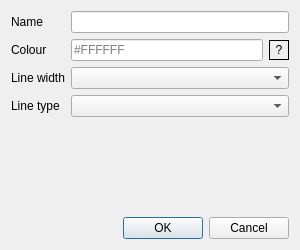
<?xml version="1.0" encoding="UTF-8"?>
<ui version="4.0">
 <class>TT_DialogLayerEdit</class>
 <widget class="QDialog" name="TT_DialogLayerEdit">
  <property name="geometry">
   <rect>
    <x>0</x>
    <y>0</y>
    <width>300</width>
    <height>250</height>
   </rect>
  </property>
  <property name="windowTitle">
   <string>Edit a layer</string>
  </property>
  <layout class="QVBoxLayout" name="verticalLayout">
   <item>
    <layout class="QGridLayout" name="gridLayout">
     <item row="0" column="0">
      <widget class="QLabel" name="lb_name">
       <property name="text">
        <string>Name</string>
       </property>
      </widget>
     </item>
     <item row="0" column="1">
      <widget class="QLineEdit" name="le_name"/>
     </item>
     <item row="1" column="0">
      <widget class="QLabel" name="lb_colour">
       <property name="text">
        <string>Colour</string>
       </property>
      </widget>
     </item>
     <item row="1" column="1">
      <layout class="QHBoxLayout" name="horizontalLayout">
       <item>
        <widget class="QLineEdit" name="le_colour">
         <property name="placeholderText">
          <string>#FFFFFF</string>
         </property>
        </widget>
       </item>
       <item>
        <widget class="QLabel" name="lb_colourPreview">
         <property name="minimumSize">
          <size>
           <width>20</width>
           <height>20</height>
          </size>
         </property>
         <property name="maximumSize">
          <size>
           <width>20</width>
           <height>20</height>
          </size>
         </property>
         <property name="frameShape">
          <enum>QFrame::Shape::Box</enum>
         </property>
         <property name="text">
          <string>?</string>
         </property>
         <property name="alignment">
          <set>Qt::AlignmentFlag::AlignCenter</set>
         </property>
        </widget>
       </item>
      </layout>
     </item>
     <item row="2" column="0">
      <widget class="QLabel" name="lb_lineWidth">
       <property name="text">
        <string>Line width</string>
       </property>
      </widget>
     </item>
     <item row="2" column="1">
      <widget class="QComboBox" name="cb_lineWidth"/>
     </item>
     <item row="3" column="0">
      <widget class="QLabel" name="lb_lineType">
       <property name="text">
        <string>Line type</string>
       </property>
      </widget>
     </item>
     <item row="3" column="1">
      <widget class="QComboBox" name="cb_lineType"/>
     </item>
    </layout>
   </item>
   <item>
    <spacer name="verticalSpacer">
     <property name="orientation">
      <enum>Qt::Orientation::Vertical</enum>
     </property>
     <property name="sizeHint" stdset="0">
      <size>
       <width>20</width>
       <height>40</height>
      </size>
     </property>
    </spacer>
   </item>
   <item>
    <widget class="QDialogButtonBox" name="buttonBox">
     <property name="orientation">
      <enum>Qt::Orientation::Horizontal</enum>
     </property>
     <property name="standardButtons">
      <set>QDialogButtonBox::StandardButton::Cancel|QDialogButtonBox::StandardButton::Ok</set>
     </property>
    </widget>
   </item>
  </layout>
 </widget>
 <resources/>
 <connections>
  <connection>
   <sender>buttonBox</sender>
   <signal>accepted()</signal>
   <receiver>TT_DialogLayerEdit</receiver>
   <slot>slot_validateInputs()</slot>
   <hints>
    <hint type="sourcelabel">
     <x>248</x>
     <y>254</y>
    </hint>
    <hint type="destinationlabel">
     <x>157</x>
     <y>274</y>
    </hint>
   </hints>
  </connection>
  <connection>
   <sender>buttonBox</sender>
   <signal>rejected()</signal>
   <receiver>TT_DialogLayerEdit</receiver>
   <slot>reject()</slot>
   <hints>
    <hint type="sourcelabel">
     <x>316</x>
     <y>260</y>
    </hint>
    <hint type="destinationlabel">
     <x>286</x>
     <y>274</y>
    </hint>
   </hints>
  </connection>
  <connection>
   <sender>le_colour</sender>
   <signal>textChanged(QString)</signal>
   <receiver>TT_DialogLayerEdit</receiver>
   <slot>slot_leColourTextChanged()</slot>
   <hints>
    <hint type="sourcelabel">
     <x>176</x>
     <y>57</y>
    </hint>
    <hint type="destinationlabel">
     <x>149</x>
     <y>124</y>
    </hint>
   </hints>
  </connection>
 </connections>
 <slots>
  <slot>slot_leColourTextChanged()</slot>
  <slot>slot_validateInputs()</slot>
 </slots>
</ui>
